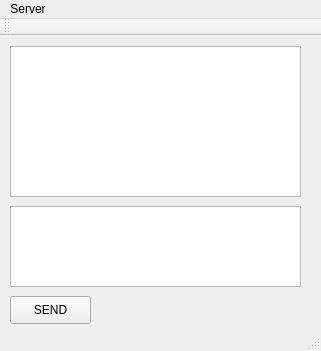
<?xml version="1.0" encoding="UTF-8"?>
<ui version="4.0">
 <class>MainWindow</class>
 <widget class="QMainWindow" name="MainWindow">
  <property name="geometry">
   <rect>
    <x>0</x>
    <y>0</y>
    <width>321</width>
    <height>351</height>
   </rect>
  </property>
  <property name="windowTitle">
   <string>MainWindow</string>
  </property>
  <widget class="QWidget" name="centralWidget">
   <widget class="QTextBrowser" name="info_text">
    <property name="geometry">
     <rect>
      <x>10</x>
      <y>10</y>
      <width>291</width>
      <height>151</height>
     </rect>
    </property>
   </widget>
   <widget class="QPushButton" name="send_button">
    <property name="geometry">
     <rect>
      <x>10</x>
      <y>260</y>
      <width>81</width>
      <height>28</height>
     </rect>
    </property>
    <property name="text">
     <string>SEND</string>
    </property>
   </widget>
   <widget class="QTextEdit" name="input_text">
    <property name="geometry">
     <rect>
      <x>10</x>
      <y>170</y>
      <width>291</width>
      <height>81</height>
     </rect>
    </property>
   </widget>
  </widget>
  <widget class="QMenuBar" name="menuBar">
   <property name="geometry">
    <rect>
     <x>0</x>
     <y>0</y>
     <width>321</width>
     <height>22</height>
    </rect>
   </property>
   <widget class="QMenu" name="menuServer">
    <property name="title">
     <string>Server</string>
    </property>
    <addaction name="actionConnect_To_Server"/>
   </widget>
   <addaction name="menuServer"/>
  </widget>
  <widget class="QToolBar" name="mainToolBar">
   <attribute name="toolBarArea">
    <enum>TopToolBarArea</enum>
   </attribute>
   <attribute name="toolBarBreak">
    <bool>false</bool>
   </attribute>
  </widget>
  <widget class="QStatusBar" name="statusBar"/>
  <action name="actionConnect_To_Server">
   <property name="text">
    <string>Connect To Server</string>
   </property>
  </action>
 </widget>
 <layoutdefault spacing="6" margin="11"/>
 <resources/>
 <connections/>
</ui>
